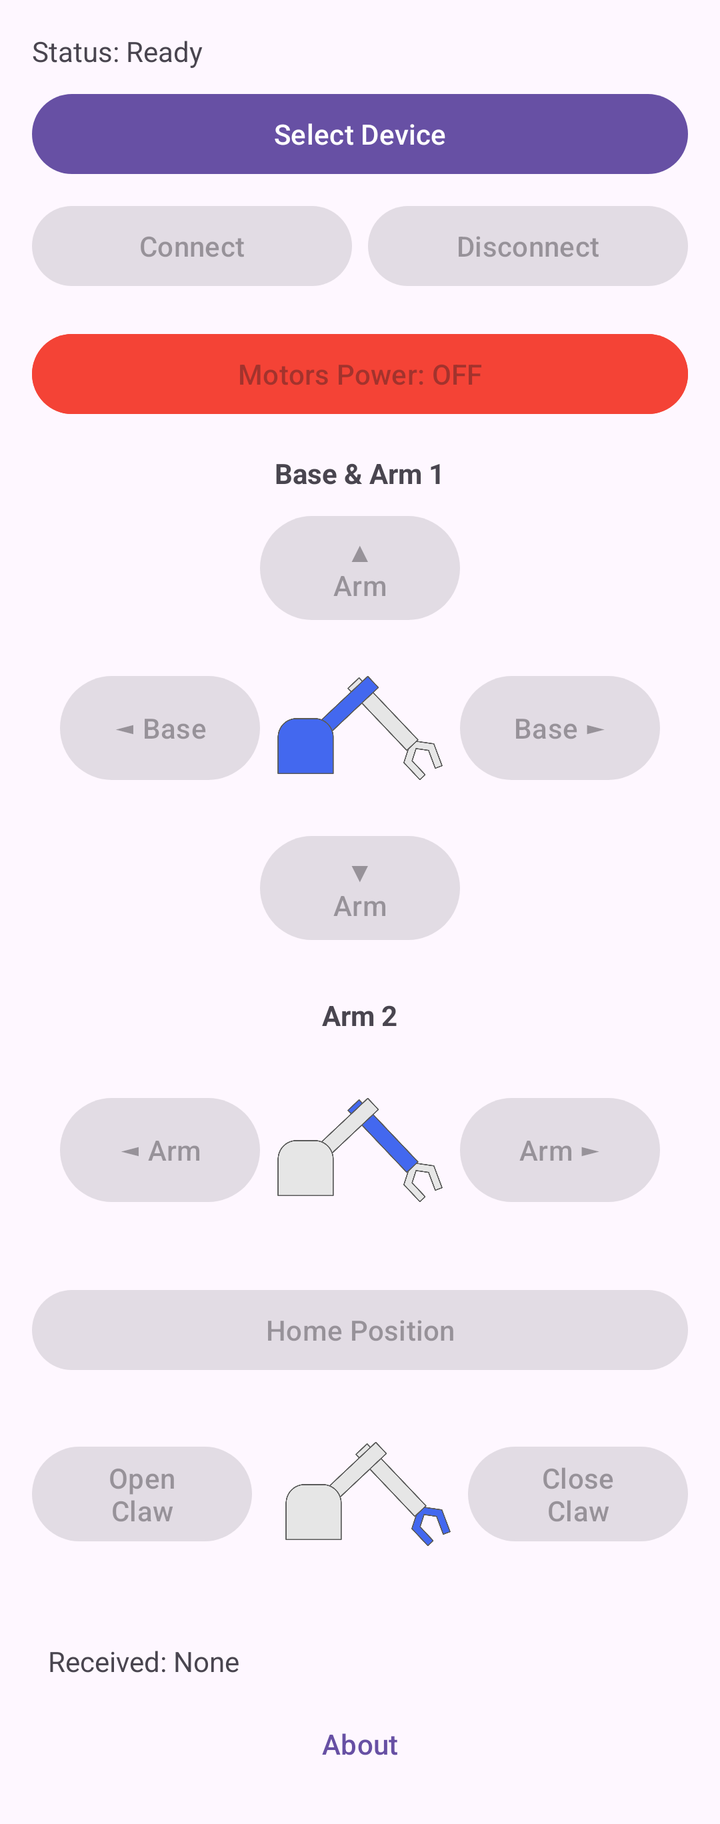
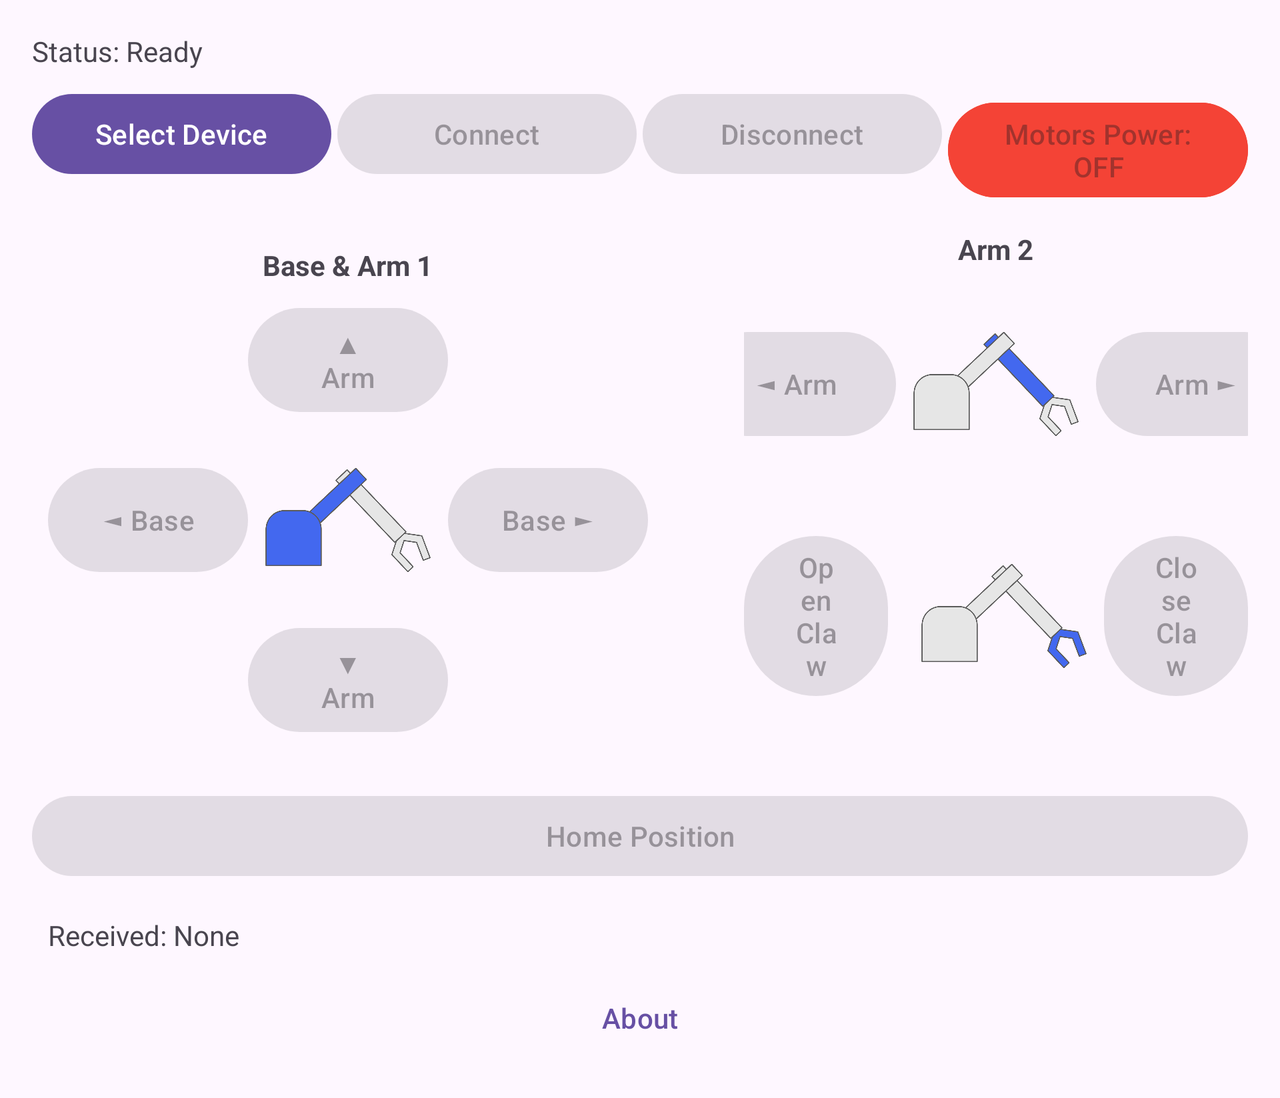

Compare how this app lays out the same screen by default and in its alternative resource folder. The renders come first, then the two layout files and the values they reference.
<!-- AndroidManifest.xml: application theme Theme.RobotArmController -->
<!-- res/layout/activity_main.xml -->
<?xml version="1.0" encoding="utf-8"?>
<ScrollView xmlns:android="http://schemas.android.com/apk/res/android"
    android:layout_width="match_parent"
    android:layout_height="match_parent"
    android:id="@+id/root"
    android:fillViewport="true">

    <LinearLayout
        android:layout_width="match_parent"
        android:layout_height="wrap_content"
        android:orientation="vertical"
        android:padding="16dp">


        
        <TextView
            android:id="@+id/statusText"
            android:layout_width="wrap_content"
            android:layout_height="wrap_content"
            android:layout_marginBottom="8dp"
            android:layout_weight="1"
            android:text="@string/status_ready"
            android:textSize="14sp" />


        
        <Button
            android:id="@+id/btnScan"
            android:layout_width="match_parent"
            android:layout_height="wrap_content"
            android:text="@string/btn_select"
            android:layout_marginBottom="8dp" />

        
        <LinearLayout
            android:layout_width="match_parent"
            android:layout_height="wrap_content"
            android:orientation="horizontal"
            android:layout_marginBottom="16dp">

            <Button
                android:id="@+id/btnConnect"
                android:layout_width="0dp"
                android:layout_height="wrap_content"
                android:layout_weight="1"
                android:text="@string/btn_connect"
                android:layout_marginEnd="8dp"
                android:enabled="false" />

            <Button
                android:id="@+id/btnDisconnect"
                android:layout_width="0dp"
                android:layout_height="wrap_content"
                android:layout_weight="1"
                android:text="@string/btn_disconnect"
                android:enabled="false" />
        </LinearLayout>

        <LinearLayout
            android:layout_width="match_parent"
            android:layout_height="wrap_content">

            <Button
                android:id="@+id/btnPower"
                android:layout_width="match_parent"
                android:layout_height="wrap_content"
                android:layout_marginBottom="8dp"
                android:backgroundTint="@color/disconnected_red"
                android:enabled="false"
                android:text="@string/powerMotorsOff" />
        </LinearLayout>

        
        <LinearLayout
            android:layout_width="match_parent"
            android:layout_height="wrap_content"
            android:orientation="vertical"
            android:gravity="center"
            android:layout_marginBottom="16dp"
            android:padding="8dp">

            <TextView
                android:layout_width="wrap_content"
                android:layout_height="wrap_content"
                android:text="Base &amp; Arm 1"
                android:textStyle="bold"
                android:layout_marginBottom="8dp"/>

            <Button
                android:id="@+id/btnJoyUp"
                android:layout_width="100dp"
                android:layout_height="60dp"
                android:text="▲\nArm"
                android:enabled="false" />

            <LinearLayout
                android:layout_width="wrap_content"
                android:layout_height="wrap_content"
                android:gravity="center"
                android:orientation="horizontal">
                <Button
                    android:id="@+id/btnJoyLeft"
                    android:layout_width="100dp"
                    android:layout_height="60dp"
                    android:text="◄ Base"

                    android:enabled="false" />
                <ImageView
                    android:layout_width="100dp"
                    android:layout_height="100dp"
                    android:src="@drawable/base_and_arm1"

                    />
                <Button
                    android:id="@+id/btnJoyRight"
                    android:layout_width="100dp"
                    android:layout_height="60dp"
                    android:text="Base ►"
                    android:enabled="false" />
            </LinearLayout>

            <Button
                android:id="@+id/btnJoyDown"
                android:layout_width="100dp"
                android:layout_height="60dp"
                android:text="▼\nArm"
                android:enabled="false" />
        </LinearLayout>

        <LinearLayout
            android:layout_width="match_parent"
            android:layout_height="wrap_content"
            android:gravity="center"
            android:layout_marginBottom="16dp"
            android:orientation="vertical"
            >
            <TextView
                android:layout_width="wrap_content"
                android:layout_height="wrap_content"
                android:text="Arm 2"
                android:textStyle="bold"
                android:layout_marginBottom="8dp"/>

            <LinearLayout
                android:layout_width="wrap_content"
                android:layout_height="wrap_content"
                android:gravity="center"
                android:orientation="horizontal">
                <Button
                    android:id="@+id/btnJoyArm2Down"
                    android:layout_width="100dp"
                    android:layout_height="60dp"
                    android:text="◄ Arm"
                    android:enabled="false" />
                <ImageView
                    android:layout_width="100dp"
                    android:layout_height="100dp"
                    android:src="@drawable/arm2"
                    />
                <Button
                    android:id="@+id/btnJoyArm2Up"
                    android:layout_width="100dp"
                    android:layout_height="60dp"
                    android:text="Arm ►"
                    android:enabled="false" />
            </LinearLayout>

        </LinearLayout>


        
        <Button
            android:id="@+id/btnHome"
            android:layout_width="match_parent"
            android:layout_height="wrap_content"
            android:text="@string/btn_home"
            android:enabled="false"
            android:layout_marginBottom="8dp" />

        <LinearLayout
            android:layout_width="match_parent"
            android:layout_height="wrap_content"
            android:orientation="horizontal"
            android:gravity="center"
            android:layout_marginBottom="16dp">

            <Button
                android:id="@+id/btnOpenClaw"
                android:layout_width="0dp"
                android:layout_height="wrap_content"
                android:layout_weight="1"
                android:text="@string/btn_open_claw"
                android:layout_marginEnd="8dp"
                android:enabled="false" />

            <ImageView
                android:layout_width="100dp"
                android:layout_height="100dp"
                android:src="@drawable/claw"
                />

            <Button
                android:id="@+id/btnCloseClaw"
                android:layout_width="0dp"
                android:layout_height="wrap_content"
                android:layout_weight="1"
                android:text="@string/btn_close_claw"
                android:enabled="false" />
        </LinearLayout>

        
        <TextView
            android:id="@+id/dataText"
            android:layout_width="match_parent"
            android:layout_height="wrap_content"
            android:text="@string/received_none"
            android:padding="8dp" />

        <Button
            android:id="@+id/aboutBtn"
            android:layout_width="match_parent"
            android:layout_height="wrap_content"
            android:text="About"
            style="@style/Widget.Material3.Button.TextButton"
            />

    </LinearLayout>
</ScrollView>
<!-- resources referenced by this layout -->
<resources>
  <color name="disconnected_red">#FFF44336</color>
  <!-- drawable arm2: png bitmap (drawable, 43516 bytes) -->
  <!-- drawable base_and_arm1: png bitmap (drawable, 43366 bytes) -->
  <!-- drawable claw: png bitmap (drawable, 42328 bytes) -->
  <string name="btn_close_claw">Close Claw</string>
  <string name="btn_connect">Connect</string>
  <string name="btn_disconnect">Disconnect</string>
  <string name="btn_home">Home Position</string>
  <string name="btn_open_claw">Open Claw</string>
  <string name="btn_select">Select Device</string>
  <string name="powerMotorsOff">Motors Power: OFF</string>
  <string name="received_none">Received: None</string>
  <string name="status_ready">Status: Ready</string>
  <style name="Theme.RobotArmController" parent="Base.Theme.RobotArmController" />
  <style name="Base.Theme.RobotArmController" parent="Theme.Material3.DayNight.NoActionBar">
          
          
      </style>
</resources>
<!-- res/layout-land/activity_main.xml (the repository's variant of the layout above) -->
<!-- drawn on the phone turned sideways -->
<?xml version="1.0" encoding="utf-8"?>
<ScrollView xmlns:android="http://schemas.android.com/apk/res/android"
    android:layout_width="match_parent"
    android:layout_height="match_parent"
    android:id="@+id/root"
    android:fillViewport="true">

    <LinearLayout
        android:layout_width="match_parent"
        android:layout_height="wrap_content"
        android:orientation="vertical"
        android:padding="16dp">

        


        
        <TextView
            android:id="@+id/statusText"
            android:layout_width="match_parent"
            android:layout_height="wrap_content"
            android:layout_marginBottom="8dp"
            android:text="@string/status_ready"
            android:textSize="14sp" />

        


        
        <LinearLayout
            android:layout_width="match_parent"
            android:layout_height="wrap_content"
            android:layout_marginBottom="16dp"
            android:orientation="horizontal">

            <Button
                android:id="@+id/btnScan"
                android:layout_width="0dp"
                android:layout_height="wrap_content"
                android:layout_marginBottom="8dp"
                android:layout_weight="1"
                android:text="@string/btn_select" />

            <Button
                android:id="@+id/btnConnect"
                android:layout_width="0dp"
                android:layout_height="wrap_content"
                android:layout_marginHorizontal="3dp"
                android:layout_weight="1"
                android:enabled="false"
                android:text="@string/btn_connect" />

            <Button
                android:id="@+id/btnDisconnect"
                android:layout_width="0dp"
                android:layout_height="wrap_content"
                android:layout_marginEnd="3dp"
                android:layout_weight="1"
                android:enabled="false"
                android:text="@string/btn_disconnect" />

            <Button
                android:id="@+id/btnPower"
                android:layout_width="0dp"
                android:layout_height="wrap_content"
                android:layout_weight="1"
                android:backgroundTint="@color/disconnected_red"
                android:enabled="false"
                android:text="@string/powerMotorsOff" />
        </LinearLayout>

        <LinearLayout
            android:layout_width="match_parent"
            android:layout_height="wrap_content">


        </LinearLayout>

        <LinearLayout
            android:layout_width="wrap_content"
            android:layout_height="wrap_content"
            android:layout_gravity="center"
            android:orientation="horizontal">

            <LinearLayout

                android:layout_width="match_parent"
                android:layout_height="wrap_content"
                android:layout_marginEnd="40dp"
                android:layout_marginBottom="16dp"
                android:gravity="center"
                android:orientation="vertical"
                android:padding="8dp">

                <TextView
                    android:layout_width="wrap_content"
                    android:layout_height="wrap_content"
                    android:layout_marginBottom="8dp"
                    android:text="Base &amp; Arm 1"
                    android:textStyle="bold" />

                <Button
                    android:id="@+id/btnJoyUp"
                    android:layout_width="100dp"
                    android:layout_height="60dp"
                    android:enabled="false"
                    android:text="▲\nArm" />

                <LinearLayout
                    android:layout_width="wrap_content"
                    android:layout_height="wrap_content"
                    android:gravity="center"
                    android:orientation="horizontal">

                    <Button
                        android:id="@+id/btnJoyLeft"
                        android:layout_width="100dp"
                        android:layout_height="60dp"
                        android:enabled="false"
                        android:text="◄ Base" />

                    <ImageView
                        android:layout_width="100dp"
                        android:layout_height="100dp"
                        android:src="@drawable/base_and_arm1" />

                    <Button
                        android:id="@+id/btnJoyRight"
                        android:layout_width="100dp"
                        android:layout_height="60dp"
                        android:enabled="false"
                        android:text="Base ►" />
                </LinearLayout>

                <Button
                    android:id="@+id/btnJoyDown"
                    android:layout_width="100dp"
                    android:layout_height="60dp"
                    android:enabled="false"
                    android:text="▼\nArm" />
            </LinearLayout>

            <LinearLayout
                android:layout_width="wrap_content"
                android:layout_height="wrap_content"
                android:orientation="vertical">

                <LinearLayout
                    android:layout_width="match_parent"
                    android:layout_height="wrap_content"
                    android:layout_marginBottom="16dp"
                    android:gravity="center"
                    android:orientation="vertical">

                    <TextView
                        android:layout_width="wrap_content"
                        android:layout_height="wrap_content"
                        android:layout_marginBottom="8dp"
                        android:text="Arm 2"
                        android:textStyle="bold" />

                    <LinearLayout
                        android:layout_width="wrap_content"
                        android:layout_height="wrap_content"
                        android:gravity="center"
                        android:orientation="horizontal">

                        <Button
                            android:id="@+id/btnJoyArm2Down"
                            android:layout_width="100dp"
                            android:layout_height="60dp"
                            android:enabled="false"
                            android:text="◄ Arm" />

                        <ImageView
                            android:layout_width="100dp"
                            android:layout_height="100dp"
                            android:src="@drawable/arm2" />

                        <Button
                            android:id="@+id/btnJoyArm2Up"
                            android:layout_width="100dp"
                            android:layout_height="60dp"
                            android:enabled="false"
                            android:text="Arm ►" />
                    </LinearLayout>

                </LinearLayout>

                <LinearLayout
                    android:layout_width="match_parent"
                    android:layout_height="wrap_content"
                    android:gravity="center"
                    >

                    <Button
                        android:id="@+id/btnOpenClaw"
                        android:layout_width="0dp"
                        android:layout_height="wrap_content"
                        android:layout_marginEnd="8dp"
                        android:layout_weight="1"
                        android:enabled="false"
                        android:text="@string/btn_open_claw" />

                    <ImageView
                        android:layout_width="100dp"
                        android:layout_height="100dp"
                        android:src="@drawable/claw" />

                    <Button
                        android:id="@+id/btnCloseClaw"
                        android:layout_width="0dp"
                        android:layout_height="wrap_content"
                        android:layout_weight="1"
                        android:enabled="false"
                        android:text="@string/btn_close_claw" />

                </LinearLayout>



            </LinearLayout>


        </LinearLayout>


        
        <Button
            android:id="@+id/btnHome"
            android:layout_width="match_parent"
            android:layout_height="wrap_content"
            android:layout_marginBottom="8dp"
            android:enabled="false"
            android:text="@string/btn_home" />


        
        <TextView
            android:id="@+id/dataText"
            android:layout_width="match_parent"
            android:layout_height="wrap_content"
            android:padding="8dp"
            android:text="@string/received_none" />

        <Button
            android:id="@+id/aboutBtn"
            android:layout_width="match_parent"
            android:layout_height="wrap_content"
            android:text="About"
            style="@style/Widget.Material3.Button.TextButton"
            />

    </LinearLayout>
</ScrollView>
